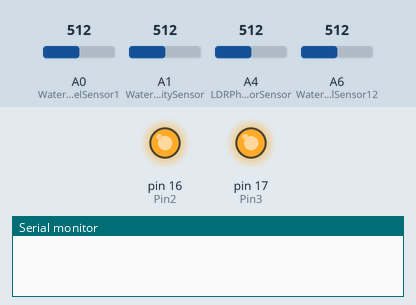
A sketch run on a simulated Arduino Nano, built with avr-gcc and run on an emulated ATmega328P. On the bench: output pins drawn as LEDs (lit = HIGH), the last lines printed to the serial monitor. Inputs (shaded band) come from the test bench; at power-on: A0 (WaterLavelSensor1) = 512, A1 (WaterTurbiditySensor) = 512, A4 (LDRPhotoresistorSensor) = 512, A6 (WaterLavelSensor12) = 512. Pins used as bus, display or sensor lines are not drawn.

Above: at 0.1 s.
At 52.4 s:
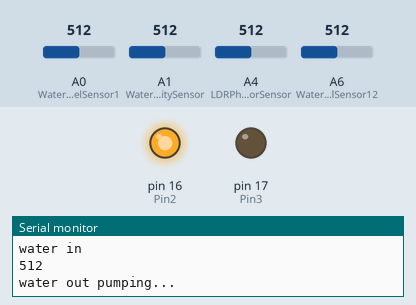
Timing chart, 0 to 53.9 s (numbered marks = the images above):
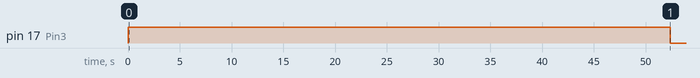

The sketch:

Demo.ino
```cpp
#include <TimerOne.h>
#define LDRPhotoresistorSensor  A4
#define WaterTurbiditySensor A1
#define WaterLavelSensor1 A0
#define WaterLavelSensor12 A6
#define Pin0 14
#define Pin1 15
#define Pin2 16
#define Pin3 17
bool IsActive_state = true;
bool lightState;
bool waterTurbidityState;
bool waterLavelState;

int valueOfPhotoresistorSensor=0;
const int numReadingLDR = 100;
int readingsLDR [numReadingLDR];
int readIndexLDR =0;
int totalLDR =0;
int averageLDR =0;
void lighting(bool*state);

int ValueOfWaterTurbiditySensor=0;
const int numReadingWT = 100;
int readingsWT [numReadingWT];
int readIndexWT =0;
int totalWT =0;
int averageWT =0;
void waterTurbidity(bool *state);

int ValueOfWaterLavel=0;
const int numReadingLV = 10;
int readingsLV [numReadingLV];
int readIndexLV =0;
int totalLV =0;
int averageLV =0;
void intitLV();
void lavel(bool * state);
boolean isExposedToWater();
void setState();

int sensorMax = 0, sensorMin = 1023;


void setup() {
  Serial.begin(9500);
  intit();
  for(int i =0;i<numReadingLDR;i++)
  readingsLDR[i]=0;
  for(int i =0;i<numReadingWT;i++)
  readingsWT[i]=0;
  for(int i =0;i<numReadingLV;i++)
  readingsLV[i]=0;

  intitLDR();
  intitWT();
  intitLV();
  setState();
}

void loop() {
    waterTurbidity(&waterTurbidityState);
    while(!isExposedToWater()){
    Serial.println("tank over.....refilling");
    digitalWrite(Pin2,LOW);
    delay(10000);
  }
  digitalWrite(Pin2,HIGH);
  if(IsActive_state){
     lavel(&waterLavelState);
     waterTurbidity(&waterTurbidityState);
     lighting(&lightState);
    if(lightState){
      Serial.println("light mode");
      digitalWrite(Pin0,HIGH);
    }else{
      Serial.println("dark mode");
      digitalWrite(Pin0,LOW);
    }
    while(!waterLavelState){
      Serial.println("water out");
      digitalWrite(Pin1,LOW);
      delay(30000);
      lavel(&waterLavelState);
    }
     Serial.println("water in");
     digitalWrite(Pin1,HIGH);

    if(waterLavelState && waterTurbidityState){
      IsActive_state = false;
    }else IsActive_state = true;
  }else{
   Serial.println("water out pumping...");
    digitalWrite(Pin3,LOW);
    delay(60UL * 60UL * 1000UL); //1hr
    digitalWrite(Pin3,HIGH);
    Serial.println("InActive...");
    Timer1.initialize(5000000);
    Timer1.attachInterrupt(refilling);
   do{
    digitalWrite(Pin1,LOW);
    delay(5000);
    lavel(&waterLavelState);
   }while(!waterLavelState);
   Timer1.stop();
   digitalWrite(Pin2,HIGH);
   digitalWrite(Pin1,HIGH);

    Serial.println("seting...");
    delay(30UL * 60UL * 1000UL);
    IsActive_state = true;
  }
delay(1000);
}
void intit(){
  IsActive_state = true;
  lightState = true;
  waterLavelState= true;
  waterTurbidityState=false;
  pinMode(LDRPhotoresistorSensor,INPUT);
  pinMode(WaterTurbiditySensor,INPUT);
  pinMode(WaterLavelSensor1,INPUT);
  pinMode(WaterLavelSensor12,INPUT);
  pinMode(Pin0,OUTPUT);
  pinMode(Pin1,OUTPUT);
  pinMode(Pin2,OUTPUT);
  pinMode(Pin3,OUTPUT);
  digitalWrite(Pin0,HIGH);
  digitalWrite(Pin1,HIGH);
  digitalWrite(Pin2,HIGH);
  digitalWrite(Pin3,HIGH);
}
void intitLDR(){
  for(int i =0 ;i< numReadingLDR;i++){
  valueOfPhotoresistorSensor = analogRead(LDRPhotoresistorSensor);
  delay(100);
  totalLDR = totalLDR - readingsLDR[readIndexLDR];
  readingsLDR[readIndexLDR] = valueOfPhotoresistorSensor;
  totalLDR =totalLDR+readingsLDR[readIndexLDR];
  readIndexLDR = readIndexLDR+1;

  if(readIndexLDR>= numReadingLDR)
  readIndexLDR =0;
  averageLDR = totalLDR/numReadingLDR;
  }
}
void intitWT(){
  for(int i =0 ;i< numReadingWT;i++){
  ValueOfWaterTurbiditySensor = analogRead(WaterTurbiditySensor);
  delay(100);
  totalWT = totalWT - readingsWT[readIndexWT];
  readingsWT[readIndexWT] = ValueOfWaterTurbiditySensor;
  totalWT =totalWT+readingsWT[readIndexWT];
  readIndexWT = readIndexWT+1;

  if(readIndexWT>= numReadingWT)
  readIndexWT =0;
  averageWT = totalWT/numReadingWT;
  }
}
void intitLV(){
  for(int i =0;i< numReadingLV;i++){
  ValueOfWaterLavel = analogRead(WaterLavelSensor1);
  delay(100);
  totalLV = totalLV - readingsLV[readIndexLV];
  readingsLV[readIndexLV] = ValueOfWaterLavel;
  totalLV =totalLV+readingsLV[readIndexLV];
  readIndexLV = readIndexLV+1;

  if(readIndexLV>= numReadingLV)
  readIndexLV =0;
  averageLV = totalLV/numReadingLV;
  }
}

void waterTurbidity(bool *state){
  ValueOfWaterTurbiditySensor = analogRead(WaterTurbiditySensor);
  totalWT = totalWT - readingsWT[readIndexWT];
  readingsWT[readIndexWT] = ValueOfWaterTurbiditySensor;
  totalWT =totalWT+readingsWT[readIndexWT];
  readIndexWT = readIndexWT+1;

  if(readIndexWT>= numReadingWT)
  readIndexWT =0;
  averageWT = totalWT/numReadingWT;

  Serial.println(ValueOfWaterTurbiditySensor);
  if(ValueOfWaterTurbiditySensor >= 550 )
  *state = false;
  else if(ValueOfWaterTurbiditySensor <= 540)
  *state = true;


}
void lighting(bool *state){
  valueOfPhotoresistorSensor = analogRead(LDRPhotoresistorSensor);
  delay(100);
  totalLDR = totalLDR - readingsLDR[readIndexLDR];
  readingsLDR[readIndexLDR] = valueOfPhotoresistorSensor;
  totalLDR =totalLDR+readingsLDR[readIndexLDR];
  readIndexLDR = readIndexLDR+1;

  if(readIndexLDR>= numReadingLDR)
  readIndexLDR =0;
  averageLDR = totalLDR/numReadingLDR;
  if(valueOfPhotoresistorSensor<=150&&valueOfPhotoresistorSensor>0)
  *state = true;
  else if(valueOfPhotoresistorSensor>=200 || valueOfPhotoresistorSensor <0)
  *state = false;
}
void lavel(bool * state){
  ValueOfWaterLavel = analogRead(WaterLavelSensor1);
  delay(100);
  totalLV = totalLV - readingsLV[readIndexLV];
  readingsLV[readIndexLV] = ValueOfWaterLavel;
  totalLV =totalLV+readingsLV[readIndexLV];
  readIndexLV = readIndexLV+1;

  if(readIndexLV>= numReadingLV)
  readIndexLV =0;
  averageLV = totalLV/numReadingLV;
 // Serial.println(averageLV);
  if(ValueOfWaterLavel>=320)
  *state = true;
  else *state=false;
}
boolean isExposedToWater(){
  return (analogRead(WaterLavelSensor12) >= 390)? true: false;
}
void setState(){
  Serial.println("setup");
  for(int i=0 ;i<300;i++){
  lavel(&waterLavelState);
  waterTurbidity(&waterTurbidityState);
  }
}
void refilling(){
  Serial.println("refilling...");
  if(!isExposedToWater()){
     digitalWrite(Pin2,LOW);
  }
  else{
    Serial.println("of");
    digitalWrite(Pin2,HIGH);
  }
}
```

Measured:
- by itself, pin 17 (Pin3): HIGH → LOW at 52.4 s
